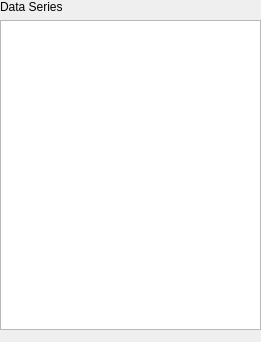
<?xml version="1.0" encoding="UTF-8"?>
<ui version="4.0">
 <class>form</class>
 <widget class="QWidget" name="form">
  <property name="geometry">
   <rect>
    <x>0</x>
    <y>0</y>
    <width>261</width>
    <height>342</height>
   </rect>
  </property>
  <property name="windowTitle">
   <string>Form</string>
  </property>
  <layout class="QVBoxLayout" name="verticalLayout">
   <property name="leftMargin">
    <number>0</number>
   </property>
   <property name="topMargin">
    <number>0</number>
   </property>
   <property name="rightMargin">
    <number>0</number>
   </property>
   <property name="bottomMargin">
    <number>0</number>
   </property>
   <item>
    <widget class="QLabel" name="dataSeriesLabel">
     <property name="text">
      <string>Data Series</string>
     </property>
    </widget>
   </item>
   <item>
    <widget class="QListView" name="dataSeriesListView">
     <property name="editTriggers">
      <set>QAbstractItemView::NoEditTriggers</set>
     </property>
    </widget>
   </item>
   <item>
    <widget class="ScaleSelectionWidget" name="scaleSelection" native="true"/>
   </item>
   <item>
    <widget class="FormatSelectionWidget" name="formatSelection" native="true"/>
   </item>
  </layout>
 </widget>
 <customwidgets>
  <customwidget>
   <class>FormatSelectionWidget</class>
   <extends>QWidget</extends>
   <header>gui/widget/format.h</header>
   <container>1</container>
  </customwidget>
  <customwidget>
   <class>ScaleSelectionWidget</class>
   <extends>QWidget</extends>
   <header>gui/widget/scale.h</header>
   <container>1</container>
  </customwidget>
 </customwidgets>
 <resources/>
 <connections/>
</ui>
